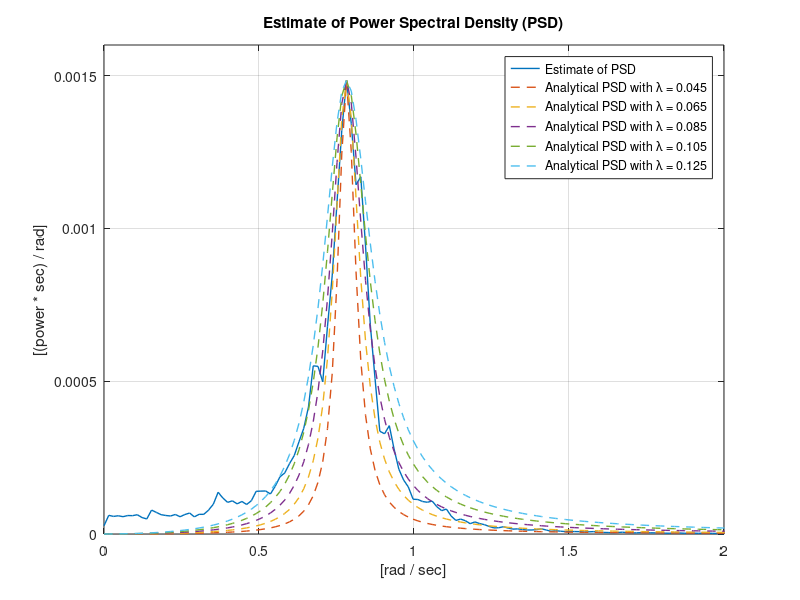
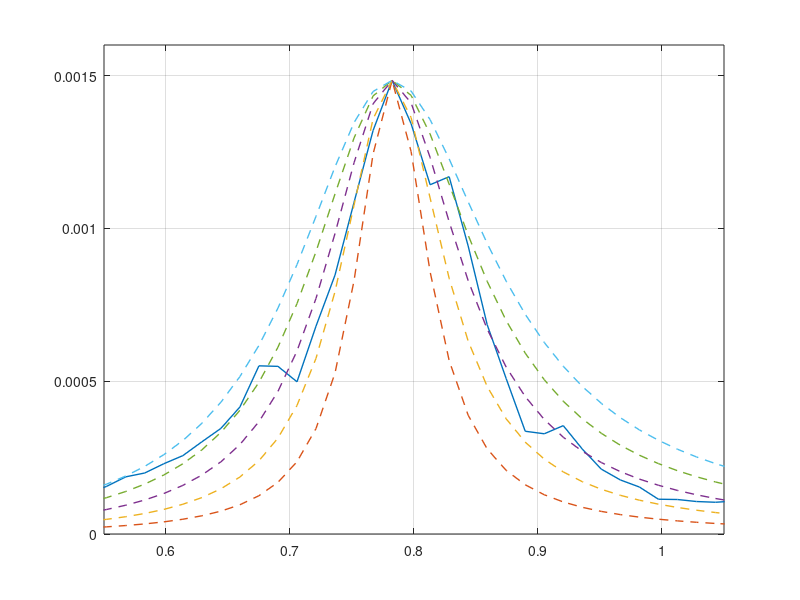

MATLAB code to generate these figures, in order:
clear all
close all
clc

%% PSD estimation
load('wave.mat');

fs = 10;
window = 4096;
noverlap = [];
nfft = [];

[est_psd, f] = pwelch(psi_w(2,:).*(pi/180),window,noverlap,nfft,fs);    %psi_w is given in degrees (translates to radians)

est_psd = est_psd*(1/(2*pi));   %converting pxx [power per Hz] to pxx [(power*sec)/rad] 
omega = f.*(2*pi);      %converting f [Hz] to f [rad/s]

[maxValPSD, indexMaxValPSD] = max(est_psd); 
omega_0 = omega(indexMaxValPSD);
sigma = sqrt(maxValPSD);

lambda = 0.045:0.020:0.125;
K_w = 2*lambda.*omega_0*sigma;
psd = (omega.*K_w).^2./(omega.^4 + omega_0^4 + 2*omega_0^2*omega.^2*(2*lambda.^2-1));

%% Plotting
figure
plot(omega,est_psd,'Linewidth',1); hold on;
plot(omega,psd,'--','Linewidth',1); grid
title('Estimate of Power Spectral Density (PSD)')
xlabel('[rad / sec]');
ylabel('[(power * sec) / rad]');
legend('Estimate of PSD','Analytical PSD with \lambda = 0.045','Analytical PSD with \lambda = 0.065',...
    'Analytical PSD with \lambda = 0.085','Analytical PSD with \lambda = 0.105','Analytical PSD with \lambda = 0.125');
axis([0 2 0 1.6e-3]);

figure
plot(omega,est_psd,'Linewidth',1); hold on;
plot(omega,psd,'--','Linewidth',1); grid
axis([0.55 1.05 0 1.6e-3]);